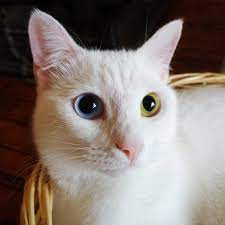
#> input picture cat2.jpg, 225 x 225 px
$ python masking.py
#> lines starting #> are read from the running program, lines starting #| are printed output that depends on the picture; after the words box and inside, x2 and y2 are one past the last pixel; in counts of white or black regions, pixels touching at a corner belong together
import cv2 as cv
import  numpy as np

img = cv.imread('cat2.jpg')
#> img is the input picture: shape (225, 225, 3); mean B, G, R 115.4, 121.4, 133.3
cv.imshow('Cat', img)
'''Masking is basically focus on the some part of the image'''

blank = np.zeros(img.shape[:2], dtype='uint8') #the mask have to have the same dimensions of the image
cv.imshow('Blank', blank)

mask = cv.circle(blank, (img.shape[1]//2, img.shape[0]//2), 100, 255, -1)
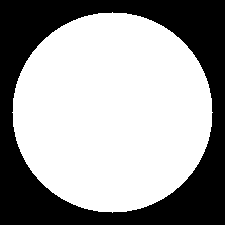
#> blank: shape (225, 225); 62.1% white; 1 black region, box (x1, y1, x2, y2) and area: (0, 0, 225, 225) 19208
cv.imshow('Mask', mask)

masked_img= cv.bitwise_and(img, img, mask=mask)
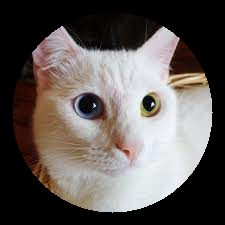
#> masked_img: shape (225, 225, 3); mean B, G, R 86.6, 89.8, 96.3
cv.imshow('Masked image', masked_img)


cv.waitKey(0)
